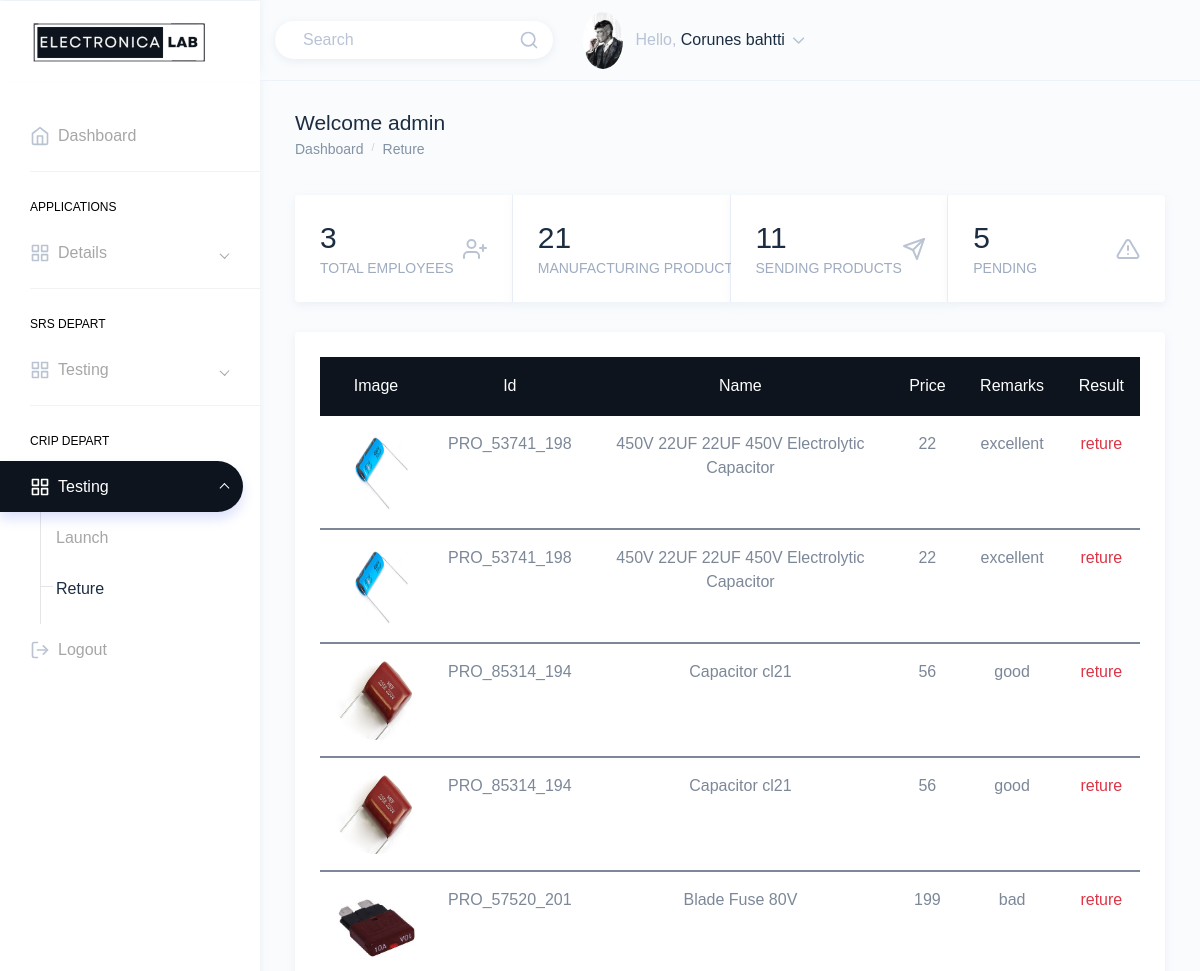
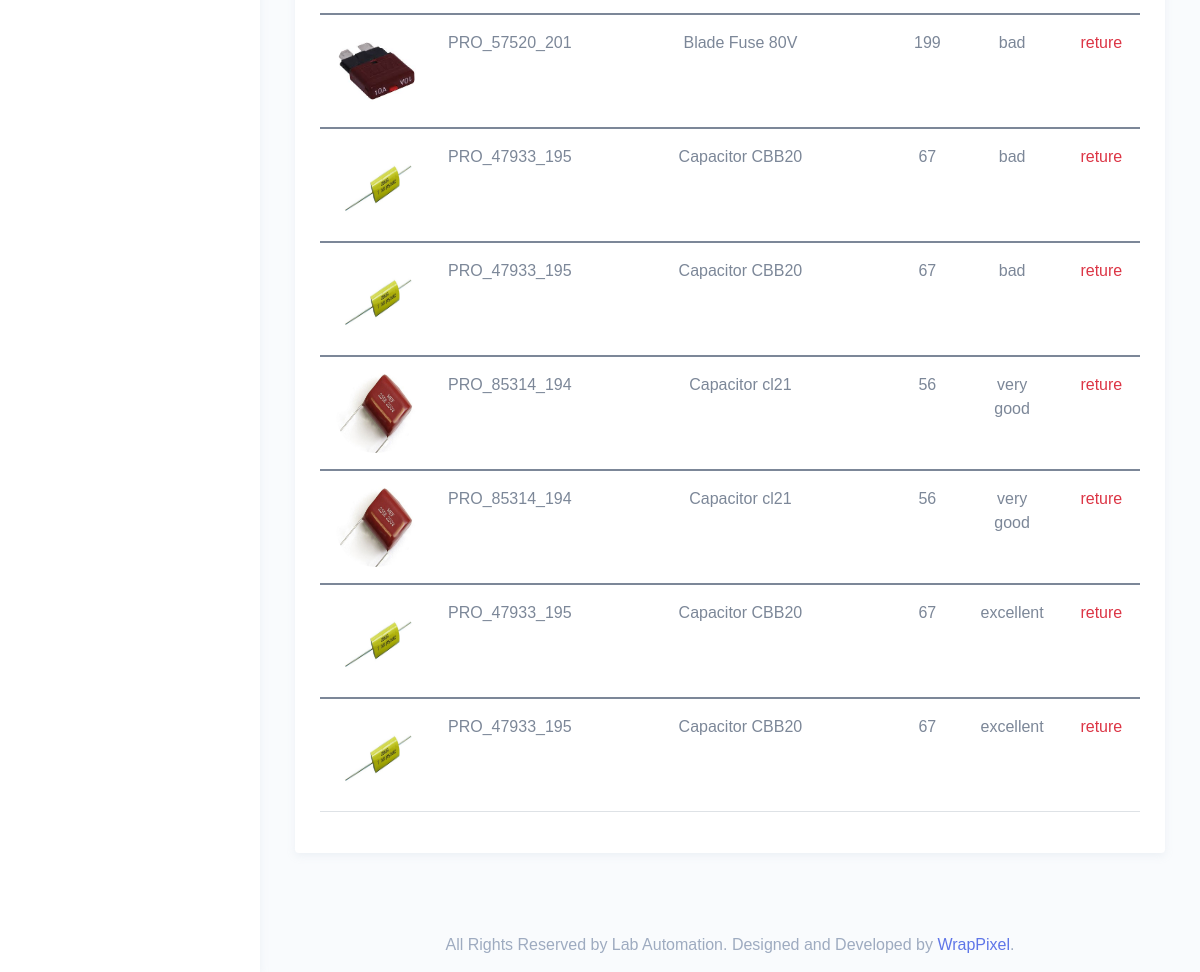
The app's page /reture.php (signed in) with its own data (2 pictures, top to bottom).
### tables this page shows
CREATE TABLE `users` (
  `id` int(11) NOT NULL,
  `full_name` varchar(50) NOT NULL,
  `email` varchar(100) NOT NULL,
  `password` varchar(255) NOT NULL,
  `status` varchar(255) DEFAULT NULL,
  `role_type` varchar(255) NOT NULL,
  `photo` varchar(255) NOT NULL
);

CREATE TABLE `criptbl` (
  `crip_id` int(11) NOT NULL,
  `product_id` varchar(255) NOT NULL,
  `crip_remarks` varchar(255) NOT NULL,
  `crip_result` varchar(255) NOT NULL DEFAULT 'Default'
);

CREATE TABLE `product` (
  `id` int(11) NOT NULL,
  `product_id` varchar(255) NOT NULL,
  `p_name` varchar(50) NOT NULL,
  `p_price` int(11) NOT NULL,
  `p_desc` varchar(50) NOT NULL,
  `p_img` varchar(255) NOT NULL,
  `status` varchar(255) DEFAULT 'Default'
);

### reture.php (the view, shortened to what this page needs)
<?php
include './config/Conn.php';
?>
<!DOCTYPE html>
<html  lang="en">
<head>
    <link href="https://cdn.jsdelivr.net/npm/bootstrap@5.1.3/dist/css/bootstrap.min.css" rel="stylesheet">
    <link href="assets/extra-libs/c3/c3.min.css" rel="stylesheet">
    <link href="assets/libs/chartist/dist/chartist.min.css" rel="stylesheet">
    <link href="assets/extra-libs/jvector/jquery-jvectormap-2.0.2.css" rel="stylesheet" />
    <link href="dist/css/style.min.css" rel="stylesheet">
    <link rel="stylesheet" href="https://cdnjs.cloudflare.com/ajax/libs/font-awesome/6.1.1/css/all.min.css" />
</head>
<body>
    <div id="main-wrapper" data-theme="light" data-layout="vertical" data-navbarbg="skin6" data-sidebartype="full"
        data-sidebar-position="fixed" data-header-position="fixed" data-boxed-layout="full">
        <header class="topbar" data-navbarbg="skin6">
            <nav class="navbar top-navbar navbar-expand-md">
                <div class="navbar-header" data-logobg="skin6">
                    <div class="navbar-brand">
                        <a href="admin.php">
                            <span class="logo-text">
                                <img src="assets/images/logo.png" alt="homepage" class="dark-logo" />
                            </span>
                        </a>
                    </div>
                </div>
                <div class="navbar-collapse collapse" id="navbarSupportedContent">
                    <ul class="navbar-nav float-right">
                        <li class="nav-item d-none d-md-block">
                            <a class="nav-link" href="javascript:void(0)">
                                <form>
                                    <div class="customize-input">
                                        <input class="form-control custom-shadow custom-radius border-0 bg-white"
                                            type="search" placeholder="Search" aria-label="Search">
                                        <i class="form-control-icon" data-feather="search"></i>
                                    </div>
                                </form>
                            </a>
                        </li>
                        <?php
            $sql = "SELECT * FROM users WHERE id='{$_SESSION["empid"]}'";
            $result = mysqli_query($conn, $sql);
            if (mysqli_num_rows($result) > 0) {
             while ($row = mysqli_fetch_assoc($result)) {
           ?>
                        <li class="nav-item dropdown" style="float: right;">
                            <a class="nav-link dropdown-toggle" href="javascript:void(0)" data-toggle="dropdown"
                                aria-haspopup="true" aria-expanded="false">
                                <img src="<?php echo $row["photo"]; ?>" alt="profile" class="rounded-circle"
                                    width="40">
                                <span class="ml-2 d-none d-lg-inline-block"><span>Hello,</span> <span
                                        class="text-dark"><?php echo $row["full_name"]; ?></span> <i data-feather="chevron-down"
                                        class="svg-icon"></i></span>
                            </a>
                            <?php
                   }
                }
               ?>
                        </li>
                    </ul>
                </div>
            </nav>
        </header>
        <aside class="left-sidebar" data-sidebarbg="skin6">
            <div class="scroll-sidebar" data-sidebarbg="skin6">
                <nav class="sidebar-nav">
                    <ul id="sidebarnav">
                    <li class="sidebar-item"> <a class="sidebar-link sidebar-link" href="admin.php"
                                aria-expanded="false"><i data-feather="home" class="feather-icon"></i><span
                                    class="hide-menu">Dashboard</span></a></li>
                        <li class="list-divider"></li>
                        <li class="nav-small-cap"><span class="hide-menu">Applications</span></li>
                        <li class="sidebar-item"> <a class="sidebar-link has-arrow" href="javascript:void(0)"
                                aria-expanded="false"><i data-feather="grid" class="feather-icon"></i><span
                                    class="hide-menu">Details</span></a>
                        </li>
                        <li class="list-divider"></li>
                        <li class="nav-small-cap"><span class="hide-menu">SRS Depart</span></li>
                        <li class="sidebar-item"> <a class="sidebar-link has-arrow" href="javascript:void(0)"
                                aria-expanded="false"><i data-feather="grid" class="feather-icon"></i><span
                                    class="hide-menu">Testing</span></a>
                        </li>
                        <li class="list-divider"></li>
                        <li class="nav-small-cap"><span class="hide-menu">CRIP Depart</span></li>
                        <li class="sidebar-item"> <a class="sidebar-link has-arrow" href="javascript:void(0)"
                                aria-expanded="false"><i data-feather="grid" class="feather-icon"></i><span
                                    class="hide-menu">Testing</span></a>
                            <ul aria-expanded="false" class="collapse  first-level base-level-line">
                                <li class="sidebar-item"><a href="launch.php" class="sidebar-link"><span
                                            class="hide-menu"> Launch
                                        </span></a>
                                </li>
                                <li class="sidebar-item"><a href="reture.php" class="sidebar-link"><span
                                            class="hide-menu"> Reture
                                        </span></a>
                                </li>
                            </ul>
                        </li>
                        <li class="sidebar-item"> <a class="sidebar-link sidebar-link" href="logout.php"
                                aria-expanded="false"><i data-feather="log-out" class="feather-icon"></i><span
                                    class="hide-menu">Logout</span></a></li>
                    </ul>
                </nav>
            </div>
        </aside>
        <div class="page-wrapper">
            <div class="page-breadcrumb">
                <div class="row">
                    <div class="col-7 align-self-center">
                        <h3 class="page-title text-truncate text-dark font-weight-medium mb-1">Welcome <?= $_SESSION['role']?></h3>
                        <div class="d-flex align-items-center">
                            <nav aria-label="breadcrumb">
                                <ol class="breadcrumb m-0 p-0">
                                <li class="breadcrumb-item"><a href="admin.php">Dashboard</a>
                                    </li>
                                    <li class="breadcrumb-item"><a href="reture.php">Reture</a>
                                    </li>
                                </ol>
                            </nav>
                        </div>
                    </div>
                </div>
            </div>
            <div class="container-fluid">
                <div class="card-group">
                    <div class="card border-right">
                        <div class="card-body">
                            <?php
                            $countquery = "SELECT * FROM users";
                            $queryrun = mysqli_query($conn,$countquery);
                            if ($totalcount = mysqli_num_rows($queryrun)) {
                            }else{
                                echo '<h3 class="mb-0" >No Data</h3>';
                            }
                            ?>
                            <div class="d-flex d-lg-flex d-md-block align-items-center">
                                <div>
                                    <div class="d-inline-flex align-items-center">
                                        <h2 class="text-dark mb-1 font-weight-medium"><?php echo $totalcount?></h2>
                                    </div>
                                    <h6 class="text-muted font-weight-normal mb-0 w-100 text-truncate">TOTAL EMPLOYEES</h6>
                                </div>
                                <div class="ml-auto mt-md-3 mt-lg-0">
                                    <span class="opacity-7 text-muted"><i data-feather="user-plus"></i></span>
                                </div>
                            </div>
                        </div>
                    </div>
                    <div class="card border-right">
                        <div class="card-body">
                        <?php
                            $countproduct = "SELECT * FROM product";
                            $queryrun1 = mysqli_query($conn,$countproduct);
                            if ($totalproduct = mysqli_num_rows($queryrun1)) {
                            }else{
                                echo '<h3 class="mb-0" >No Data</h3>';
                            }
                            ?>
                            <div class="d-flex d-lg-flex d-md-block align-items-center">
                                <div>
                                    <h2 class="text-dark mb-1 w-100 text-truncate font-weight-medium">
                                            <?php echo $totalproduct?></h2>
                                    <h6 class="text-muted font-weight-normal mb-0 w-100 text-truncate">MANUFACTURING PRODUCTS
                                    </h6>
                                </div>
                                <div class="ml-auto mt-md-3 mt-lg-0">
                                    <span class="opacity-7 text-muted"><i data-feather="edit-3"></i></span>
                                </div>
                            </div>
                        </div>
                    </div>
                    <div class="card border-right">
                        <div class="card-body">
                        <?php
                            $countsend = "SELECT * FROM product where status = 'sending'";
                            $queryrun2 = mysqli_query($conn,$countsend);
                            if ($totalsend = mysqli_num_rows($queryrun2)) {
                            }else{
                                echo '<h3 class="mb-0" >No Data</h3>';
                            }
                            ?>
                            <div class="d-flex d-lg-flex d-md-block align-items-center">
                                <div>
                                    <div class="d-inline-flex align-items-center">
                                        <h2 class="text-dark mb-1 font-weight-medium"><?php echo $totalsend?></h2>
                                    </div>
                                    <h6 class="text-muted font-weight-normal mb-0 w-100 text-truncate">SENDING PRODUCTS</h6>
                                </div>
                                <div class="ml-auto mt-md-3 mt-lg-0">
                                    <span class="opacity-7 text-muted"><i data-feather="send"></i></span>
                                </div>
                            </div>
                        </div>
                    </div>
                    <div class="card">
                        <div class="card-body">
                        <?php
                            $countpend = "SELECT * FROM product where status = 'pending'";
                            $queryrun3 = mysqli_query($conn,$countpend);
                            if ($totalpend = mysqli_num_rows($queryrun3)) {
                            }else{
                                echo '<h3 class="mb-0" >No Data</h3>';
                            }
                            ?>
                            <div class="d-flex d-lg-flex d-md-block align-items-center">
                                <div>
                                    <h2 class="text-dark mb-1 font-weight-medium"><?php echo $totalpend?></h2>
                                    <h6 class="text-muted font-weight-normal mb-0 w-100 text-truncate">PENDING</h6>
                                </div>
                                <div class="ml-auto mt-md-3 mt-lg-0">
                                    <span class="opacity-7 text-muted"><i data-feather="alert-triangle"></i></span>
                                </div>
                            </div>
                        </div>
                    </div>
                </div>
                <div class="row">
                    <div class="col-12">
                        <div class="card">
                            <div class="card-body">
                                <div class="table-responsive">
                                <table  class="table table-hover" >
          <thead class="thead-dark">
            <tr>
            <th class="text-center">Image</th>
            <th class="text-center">Id</th>
            <th class="text-center">Name</th>
            <th class="text-center">Price</th>
            <th class="text-center">Remarks</th>
            <th class="text-center">Result</th>
            </tr>
          </thead>
          <?php
$sql = "SELECT * FROM criptbl INNER JOIN srstbl on criptbl.product_id=srstbl.product_id INNER JOIN product on srstbl.product_id=product.product_id WHERE crip_result = 'reture'";
if($result = mysqli_query($conn, $sql)){
  if(mysqli_num_rows($result) > 0){
    while($row = mysqli_fetch_array($result)){
          ?>
          <tbody>
            <tr>
            <td><?php echo '<img src = "upload/'.$row['p_img'].'" height="80px;" width="80px;" class="rounded-circle">'?> </td>
              <td class="text-center"><?php echo $row['product_id'];?></td>
              <td class="text-center"><?php echo $row['p_name'];?></td>
              <td class="text-center"><?php echo $row['p_price'];?></td>
              <td class="text-center"><?php echo $row['crip_remarks'];?></td>
              <td class="text-center color"><?php echo $row['crip_result'];?></td>
            </tr>
          </tbody>
<?php
}
  }
}
?>
          </table>
                                </div>
                            </div>
                        </div>
                    </div>
                </div>
            </div>
            <footer class="footer text-center text-muted">
                All Rights Reserved by Lab Automation. Designed and Developed by <a
                    href="https://wrappixel.com/">WrapPixel</a>.
            </footer>
        </div>
    </div>
</body>
</html>

### reture.php (style rules this page uses)
.sidebar-nav #sidebarnav .sidebar-item.selected>.sidebar-link,.sidebar-link:hover { border-radius: 0 60px 60px 0; color: #fff!important; background: #0d141d; box-shadow: 0 7px 12px 0 rgba(95,118,232,.21); opacity: 1 }
.table .thead-dark th { color: #fff; background-color: #0d141d; border-color: #0d141d; }
.color { color: #dc3545; }

### records on screen
users: photo (picture), full_name "Corunes bahtti"
criptbl: product.p_img (picture), product.product_id "PRO_53741_198", product.p_name "450V 22UF 22UF 450V Electrolytic Capacitor", product.p_price "22", crip_remarks "excellent", crip_result "reture"
criptbl: product.p_img (picture), product.product_id "PRO_85314_194", product.p_name "Capacitor cl21", product.p_price "56", crip_remarks "good", crip_result "reture"
criptbl: product.p_img (picture), product.product_id "PRO_57520_201", product.p_name "Blade Fuse 80V", product.p_price "199", crip_remarks "bad", crip_result "reture"
criptbl: product.p_img (picture), product.product_id "PRO_47933_195", product.p_name "Capacitor CBB20", product.p_price "67", crip_remarks "bad", crip_result "reture"
criptbl: product.p_img (picture), product.product_id "PRO_85314_194", product.p_name "Capacitor cl21", product.p_price "56", crip_remarks "very good", crip_result "reture"
criptbl: product.p_img (picture), product.product_id "PRO_47933_195", product.p_name "Capacitor CBB20", product.p_price "67", crip_remarks "excellent", crip_result "reture"

### other values on screen
$_SESSION['role'] "admin"
$totalcount "3"
$totalproduct "21"
$totalsend "11"
$totalpend "5"
